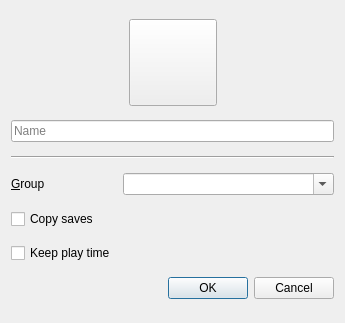
<?xml version="1.0" encoding="UTF-8"?>
<ui version="4.0">
 <class>CopyInstanceDialog</class>
 <widget class="QDialog" name="CopyInstanceDialog">
  <property name="windowModality">
   <enum>Qt::ApplicationModal</enum>
  </property>
  <property name="geometry">
   <rect>
    <x>0</x>
    <y>0</y>
    <width>345</width>
    <height>323</height>
   </rect>
  </property>
  <property name="windowTitle">
   <string>Copy Instance</string>
  </property>
  <property name="windowIcon">
   <iconset>
    <normaloff>:/icons/toolbar/copy</normaloff>:/icons/toolbar/copy</iconset>
  </property>
  <property name="modal">
   <bool>true</bool>
  </property>
  <layout class="QVBoxLayout" name="verticalLayout">
   <item>
    <layout class="QHBoxLayout" name="iconBtnLayout">
     <item>
      <spacer name="iconBtnLeftSpacer">
       <property name="orientation">
        <enum>Qt::Horizontal</enum>
       </property>
       <property name="sizeHint" stdset="0">
        <size>
         <width>40</width>
         <height>20</height>
        </size>
       </property>
      </spacer>
     </item>
     <item>
      <widget class="QToolButton" name="iconButton">
       <property name="icon">
        <iconset>
         <normaloff>:/icons/instances/polymc</normaloff>:/icons/instances/polymc</iconset>
       </property>
       <property name="iconSize">
        <size>
         <width>80</width>
         <height>80</height>
        </size>
       </property>
      </widget>
     </item>
     <item>
      <spacer name="iconBtnRightSpacer">
       <property name="orientation">
        <enum>Qt::Horizontal</enum>
       </property>
       <property name="sizeHint" stdset="0">
        <size>
         <width>40</width>
         <height>20</height>
        </size>
       </property>
      </spacer>
     </item>
    </layout>
   </item>
   <item>
    <widget class="QLineEdit" name="instNameTextBox">
     <property name="placeholderText">
      <string>Name</string>
     </property>
    </widget>
   </item>
   <item>
    <widget class="Line" name="line">
     <property name="orientation">
      <enum>Qt::Horizontal</enum>
     </property>
    </widget>
   </item>
   <item>
    <layout class="QGridLayout" name="gridLayout">
     <item row="0" column="0">
      <widget class="QLabel" name="labelVersion_3">
       <property name="text">
        <string>&amp;Group</string>
       </property>
       <property name="buddy">
        <cstring>groupBox</cstring>
       </property>
      </widget>
     </item>
     <item row="0" column="1" colspan="2">
      <widget class="QComboBox" name="groupBox">
       <property name="sizePolicy">
        <sizepolicy hsizetype="Expanding" vsizetype="Fixed">
         <horstretch>0</horstretch>
         <verstretch>0</verstretch>
        </sizepolicy>
       </property>
       <property name="editable">
        <bool>true</bool>
       </property>
      </widget>
     </item>
    </layout>
   </item>
   <item>
    <widget class="QCheckBox" name="copySavesCheckbox">
     <property name="text">
      <string>Copy saves</string>
     </property>
    </widget>
   </item>
   <item>
    <widget class="QCheckBox" name="keepPlaytimeCheckbox">
     <property name="text">
      <string>Keep play time</string>
     </property>
    </widget>
   </item>
   <item>
    <widget class="QDialogButtonBox" name="buttonBox">
     <property name="orientation">
      <enum>Qt::Horizontal</enum>
     </property>
     <property name="standardButtons">
      <set>QDialogButtonBox::Cancel|QDialogButtonBox::Ok</set>
     </property>
    </widget>
   </item>
  </layout>
 </widget>
 <tabstops>
  <tabstop>iconButton</tabstop>
  <tabstop>instNameTextBox</tabstop>
  <tabstop>groupBox</tabstop>
  <tabstop>copySavesCheckbox</tabstop>
  <tabstop>keepPlaytimeCheckbox</tabstop>
 </tabstops>
 <resources>
  <include location="../../graphics.qrc"/>
 </resources>
 <connections>
  <connection>
   <sender>buttonBox</sender>
   <signal>accepted()</signal>
   <receiver>CopyInstanceDialog</receiver>
   <slot>accept()</slot>
   <hints>
    <hint type="sourcelabel">
     <x>248</x>
     <y>254</y>
    </hint>
    <hint type="destinationlabel">
     <x>157</x>
     <y>274</y>
    </hint>
   </hints>
  </connection>
  <connection>
   <sender>buttonBox</sender>
   <signal>rejected()</signal>
   <receiver>CopyInstanceDialog</receiver>
   <slot>reject()</slot>
   <hints>
    <hint type="sourcelabel">
     <x>316</x>
     <y>260</y>
    </hint>
    <hint type="destinationlabel">
     <x>286</x>
     <y>274</y>
    </hint>
   </hints>
  </connection>
 </connections>
</ui>
